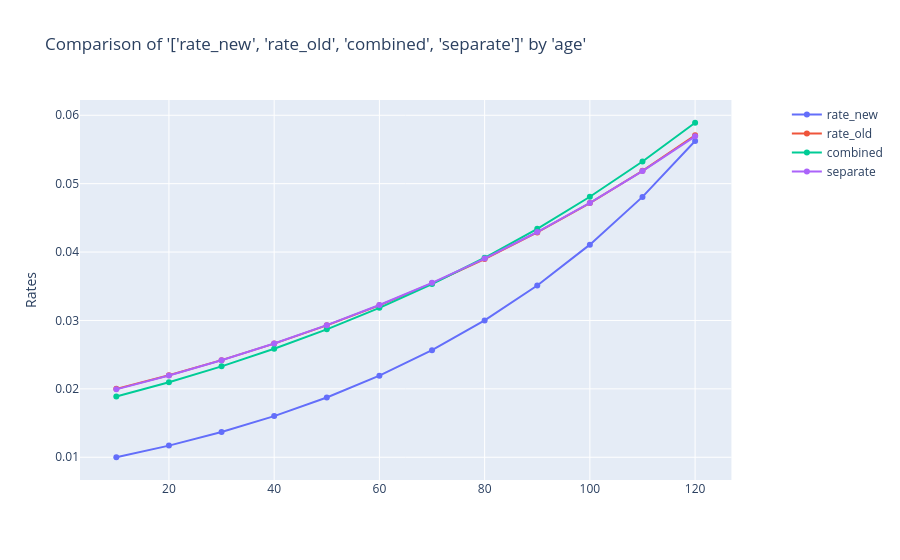

Notebook code cell kept with this figure:
### Code cell
charters.compare_rates(
    merge_old,
    x_axis="age",
    rates=["rate_new", "rate_old", "combined", "separate"],
)

### Figure 1 — Plotly figure (JSON) as saved in the notebook; plotly's stock layout.template omitted (floating-point values rounded to 4 significant figures)
{"data": [{"mode": "lines+markers", "name": "rate_new", "type": "scatter", "x": [10, 20, 30, 40, 50, 60, 70, 80, 90, 100, 110, 120], "xaxis": "x", "y": [0.01, 0.0117, 0.01369, 0.01602, 0.01874, 0.02192, 0.02565, 0.03001, 0.03511, 0.04108, 0.04807, 0.05624], "yaxis": "y"}, {"mode": "lines+markers", "name": "rate_old", "type": "scatter", "x": [10, 20, 30, 40, 50, 60, 70, 80, 90, 100, 110, 120], "xaxis": "x", "y": [0.02, 0.022, 0.0242, 0.02662, 0.02928, 0.03221, 0.03543, 0.03897, 0.04287, 0.04716, 0.05187, 0.05706], "yaxis": "y"}, {"mode": "lines+markers", "name": "combined", "type": "scatter", "x": [10, 20, 30, 40, 50, 60, 70, 80, 90, 100, 110, 120], "xaxis": "x", "y": [0.01888, 0.02097, 0.02329, 0.02586, 0.0287, 0.03185, 0.03533, 0.03917, 0.04341, 0.04808, 0.05324, 0.05891], "yaxis": "y"}, {"mode": "lines+markers", "name": "separate", "type": "scatter", "x": [10, 20, 30, 40, 50, 60, 70, 80, 90, 100, 110, 120], "xaxis": "x", "y": [0.01993, 0.02195, 0.02418, 0.02663, 0.02931, 0.03226, 0.0355, 0.03905, 0.04293, 0.04718, 0.05184, 0.05692], "yaxis": "y"}], "layout": {"title": {"text": "Comparison of '['rate_new', 'rate_old', 'combined', 'separate']' by 'age'"}, "xaxis": {"anchor": "y", "domain": [0, 0.94]}, "yaxis": {"anchor": "x", "domain": [0, 1], "title": {"text": "Rates"}, "type": "-"}, "yaxis2": {"anchor": "x", "overlaying": "y", "side": "right"}}}
